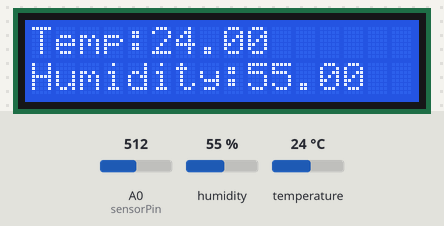
Simulated run of this sketch. Board: Arduino Uno, built with avr-gcc and run on an emulated ATmega328P. Shown: 16×2 character LCD. The inputs (shaded band) are chosen by the test bench; at power-on: humidity 55 %, temperature 24 °C, A0 (sensorPin) = 512. What the sketch prints to the serial monitor is not drawn.

Above: at 1.2 s.
1.3 s: humidity set to 22 %
At 3.0 s:
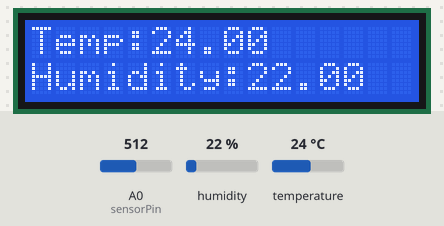
4.1 s: temperature set to 12 °C
At 5.4 s:
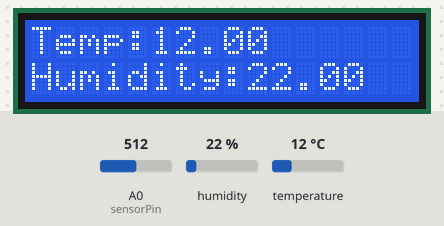
7.6 s: humidity set to 40 %
At 9.0 s:
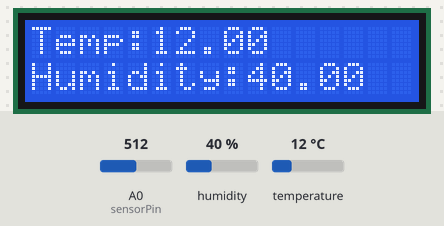
10.1 s: temperature set to 19 °C
At 11.4 s:
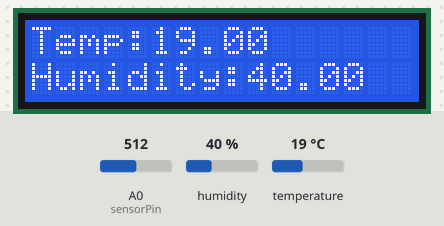
Timing chart, 0 to 13.1 s (numbered marks = the images above; inputs shaded):
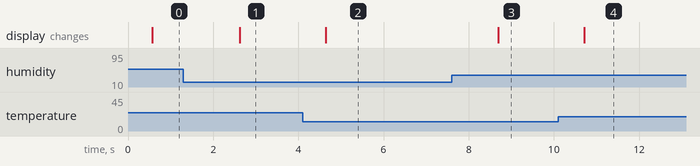

The sketch:

fire_alarm_with_potentiometer.ino
```cpp
#include <IRremote.h>
#include <LiquidCrystal_I2C.h> // Library for LCD
#include <Wire.h>
#include <DHT.h>
#include <Adafruit_Sensor.h>
#define DHTPIN 6
#define DHTTYPE DHT11
LiquidCrystal_I2C lcd = LiquidCrystal_I2C(0x3F, 16, 2);
//0X3F IS LCD ADDRESS IN HEX, THERE ARE 16 COLUMNS AND 2 ROWS IN THE LCD
DHT dht(DHTPIN, DHTTYPE);


void Decoder();
void Temp();
void LCD();
void Potentiometer();

//DHT11
unsigned long TempInterval = 500;
unsigned long PreviousTempMillis;
double h;
double t;


//LCD
unsigned long CurrentMillis;
unsigned long LCDInterval = 1000;
unsigned long PreviousLCDMillis;
int LCDPage;
int PreviousPage;

//Potentiometer
int sensorPin = A0;

//Buzzer
int speakerPin = 9;

//IR
#define IR1 16724175  //IR1 is for NavLights
#define IR2 16718055  //IR2 is to toggle the landing gear
#define IR3 16743045  //IR3 is for Spoilers
#define IR4 16716015
#define IR5 16726215
#define IR6 16734885

const int IRpin = 10;
IRrecv irrecv(IRpin);
decode_results results;

//buttons
int button1 = 0;
int button2 = 0;
int button3 = 0;
int button4 = 0;
int button5 = 0;
int button6 = 0;
int button7 = 0;


int outputValue=0;

void setup() {
  Serial.begin(9600);
  pinMode(sensorPin,INPUT);
  lcd.init(); //INITIALISE THE LCD
  lcd.backlight(); //SWITCH ON THE BACKLIGHT
  dht.begin();
}
 void loop(){
  CurrentMillis = millis();
  Decoder();
  LCD();
  Temp();
  Potentiometer();
 }

 void Decoder() {

  if (irrecv.decode(&results)) {
    //Serial.println(results.value,HEX);
    //Serial.println(&results);
    //Serial.println(results.value);

    if (results.value == IR1) {
      Serial.println("Button 1 was pressed");
      button1 = 1;
    }
    if (results.value == IR2) {
      Serial.println("Button 2 was pressed");
      button2 = 1;
    }
    if (results.value == IR3) {
      Serial.println("Button 3 was pressed");
      button3 = 1;
    }
    if (results.value == IR4) {
      Serial.println("Button 4 was pressed");
      button4 = 1;
    }
    if (results.value == IR5) {
      Serial.println("Button 5 was pressed");
      button5 = 1;
    }
    if (results.value == IR6) {
      Serial.println("Button 6 was pressed");
      button6 = 1;
    }

    irrecv.resume();

  }
}

void Temp(){
  if(CurrentMillis-PreviousTempMillis>=TempInterval){
  h = dht.readHumidity();
  t = dht.readTemperature();
  }
}
 void LCD(){

  if(CurrentMillis-PreviousLCDMillis>=LCDInterval){
  }
  /*if(button5 == 1){
    LCDPage=1;
  }
  if(button6 == 1){
    LCDPage=2;
  } */
  LCDPage = 1;
    //if(temperature<15)
      //LCDPage=1;
      switch(LCDPage){
      case 1:
      //if(PreviousPage!=1){
      //lcd.clear();
      lcd.setCursor(0,0);
      lcd.print("Temp:");
      lcd.print(t);
      //Serial.println(t);
      lcd.setCursor(0,1);
      lcd.print("Humidity:");
      lcd.print(h);
      //LCDPage++;
      Serial.println(LCDPage);
      PreviousPage=1;
      //}
      break;

      case 2:
      //if(PreviousPage!=2){
      //lcd.clear();
      lcd.setCursor(0,0);
      lcd.print("Engine Temp:");
      lcd.print(outputValue);
      lcd.print("C");
      lcd.setCursor(0,1);
      lcd.print("             ");
      //LCDPage++;
      //Serial.println(LCDPage);
      PreviousPage=2;
      //}
      break;

      /*case 3:
      if(PreviousPage!=3){
      lcd.clear();
      lcd.setCursor(0,0);
      lcd.print("Hot Temp");
      lcd.setCursor(0,1);
      lcd.print("Caution, fire!!");
      //LCDPage=1;
      Serial.println(LCDPage);
      PreviousPage=3;
      }
      break; */
    }
    PreviousLCDMillis+=LCDInterval;
Serial.println(PreviousLCDMillis);
  }

  void Potentiometer(){
  int analogValue = analogRead(sensorPin);
  //Serial.println(analogValue);
  outputValue = map (analogValue, 0, 1023, 300, 800);
  //Serial.println(outputValue);
  }
```

Measured:
- after the input at 1.3 s, the display: changes after 1.3 s (image 1)
- after the input at 4.1 s, the display: changes after 0.54 s (image 2)
- after the input at 7.6 s, the display: changes after 1.1 s (image 3)
- after the input at 10.1 s, the display: changes after 0.61 s (image 4)
